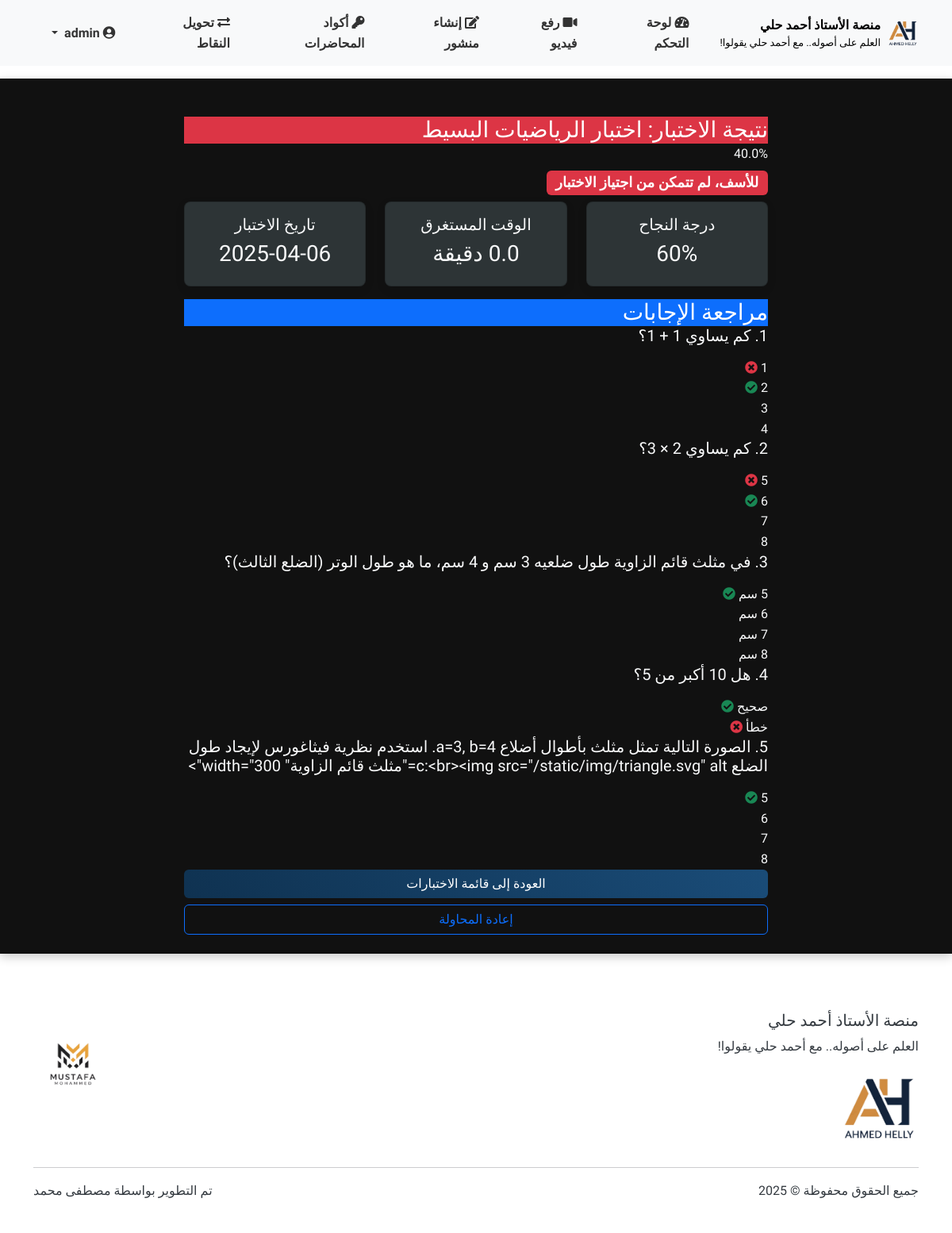
Page /student/attempt/4/results (signed in) on the earlier database version.
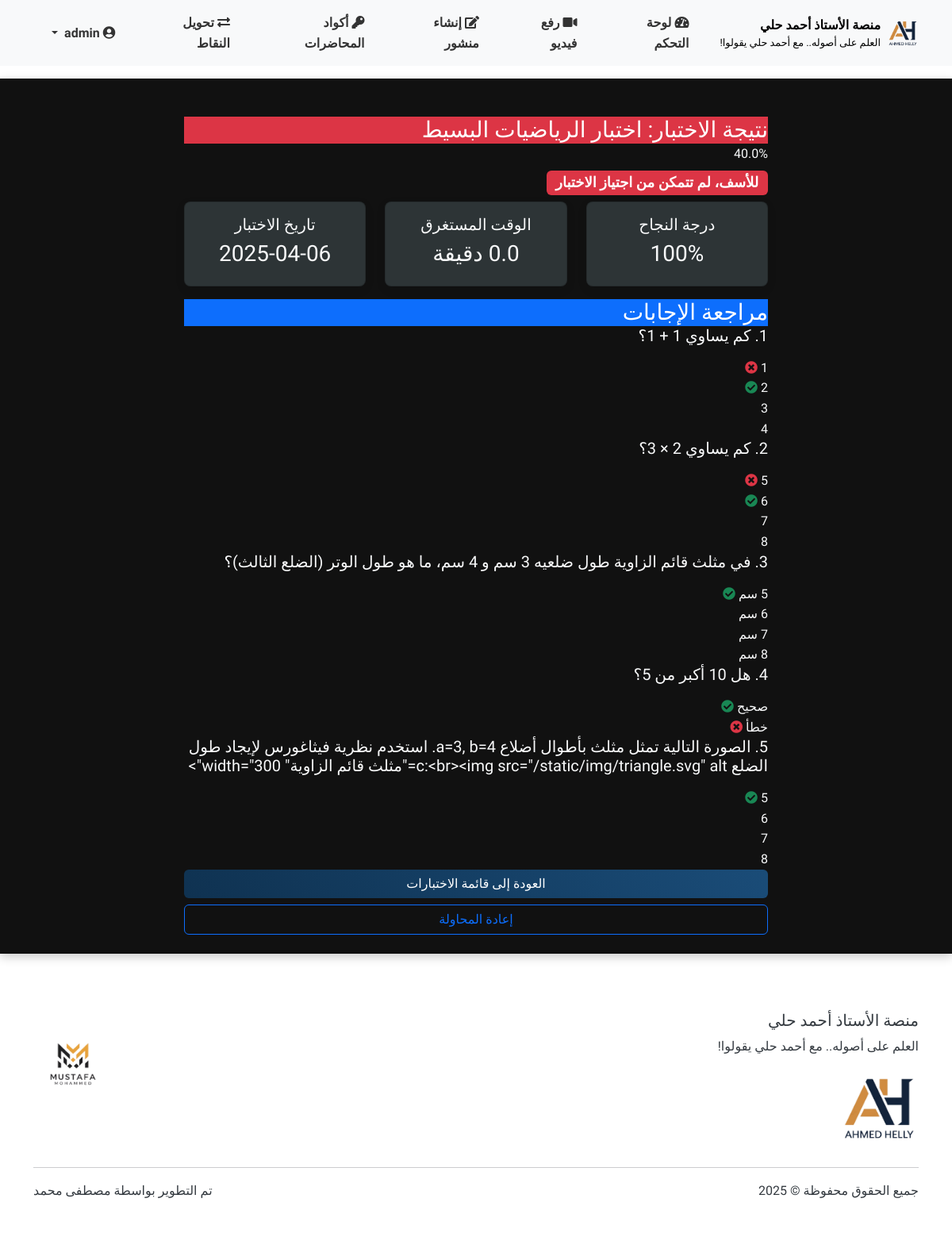
Same page on the later database version.
### models.py (models this page shows, shortened)
class Test(db.Model):
    __tablename__ = 'tests'
    id = db.Column(db.Integer, primary_key=True)
    title = db.Column(db.String(100), nullable=False)
    description = db.Column(db.Text, nullable=True)
    created_by = db.Column(db.Integer, db.ForeignKey('users.id'), nullable=False)
    created_at = db.Column(db.DateTime, default=datetime.utcnow)
    is_active = db.Column(db.Boolean, default=True)
    time_limit_minutes = db.Column(db.Integer, default=30)  # Time limit in minutes
    passing_score = db.Column(db.Integer, default=60)  # Passing score percentage
    questions = db.relationship('TestQuestion', backref='test', lazy='dynamic', cascade='all, delete-orphan')
    attempts = db.relationship('TestAttempt', backref='test', lazy='dynamic')
    creator = db.relationship('User', backref=db.backref('created_tests', lazy='dynamic'))

### routes.py (the view)
@student_bp.route('/attempt/<int:attempt_id>/results')
@login_required
def test_results(attempt_id):
    attempt = TestAttempt.query.get_or_404(attempt_id)
    if attempt.user_id != current_user.id and not current_user.is_admin():
        abort(403)
    if not attempt.completed_at and attempt.user_id == current_user.id:
        return redirect(url_for('student.take_test', attempt_id=attempt_id))
    test = Test.query.get_or_404(attempt.test_id)
    if attempt.score is None:
        attempt.calculate_score()
        db.session.commit()
    questions = TestQuestion.query.filter_by(test_id=test.id).order_by(TestQuestion.order).all()
    answers = TestAnswer.query.filter_by(attempt_id=attempt.id).all()
    answers_by_question = {answer.question_id: answer for answer in answers}
    return render_template('student/test_results.html',
                         test=test,
                         attempt=attempt,
                         questions=questions,
                         answers_by_question=answers_by_question)

### app.py (called while the page is built)
    @login_manager.user_loader
    def load_user(user_id):
        return User.query.get(int(user_id))

### models.py (called while the page is built)
    def is_admin(self):
        return self.role == 'admin'

### routes.py (called while the page is built)
@app.context_processor
def inject_now():
    return {'now': datetime.now()}

### templates/student/test_results.html (shortened to what the changed rows need)
{% extends 'base.html' %}
{% block content %}
<div class="container mt-4">
    <div class="row">
        <div class="col-md-8 offset-md-2">
            <div class="result-card">
                <div class="result-header {% if attempt.passed %}bg-success{% else %}bg-danger{% endif %} text-white">
                    <h3 class="m-0">نتيجة الاختبار: {{ test.title }}</h3>
                </div>
                <div class="result-body">
                    <div class="test-details">
                        <div class="row text-center">
                            <div class="col-md-4">
                                <div class="card mb-3">
                                    <div class="card-body">
                                        <h5>درجة النجاح</h5>
                                        <p class="h3">{{ test.passing_score }}%</p>
                                    </div>
                                </div>
                            </div>
                                            {% set duration = (attempt.completed_at - attempt.started_at).total_seconds() // 60 %}
                        </div>
                    </div>
                </div>
            </div>
        </div>
    </div>
</div>
{% endblock %}

Differences in the rows shown:
changed Test "اختبار الرياضيات البسيط": passing_score "60" → "100"
